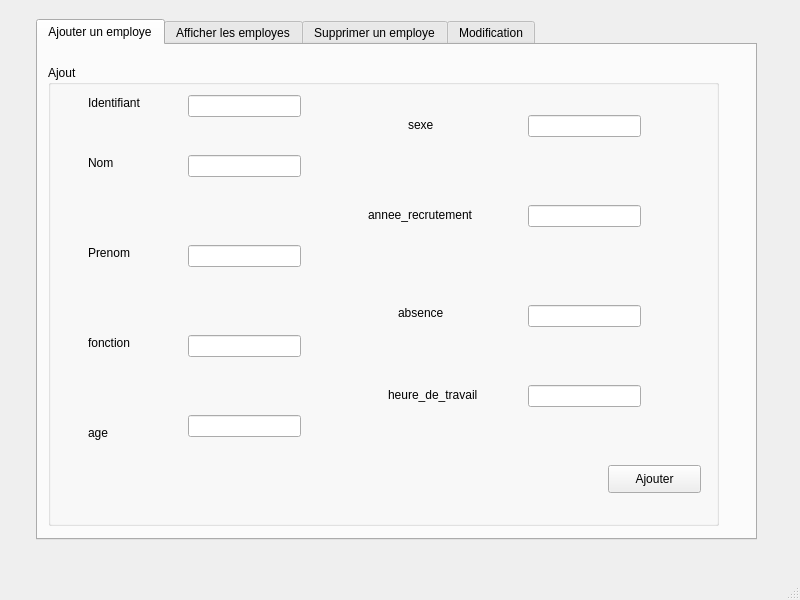
<?xml version="1.0" encoding="UTF-8"?>
<ui version="4.0">
 <class>MainWindow</class>
 <widget class="QMainWindow" name="MainWindow">
  <property name="geometry">
   <rect>
    <x>0</x>
    <y>0</y>
    <width>800</width>
    <height>600</height>
   </rect>
  </property>
  <property name="windowTitle">
   <string>MainWindow</string>
  </property>
  <widget class="QWidget" name="centralwidget">
   <widget class="QTabWidget" name="pb_supprimer">
    <property name="geometry">
     <rect>
      <x>36</x>
      <y>19</y>
      <width>721</width>
      <height>521</height>
     </rect>
    </property>
    <property name="currentIndex">
     <number>0</number>
    </property>
    <widget class="QWidget" name="tab">
     <attribute name="title">
      <string>Ajouter un employe</string>
     </attribute>
     <widget class="QGroupBox" name="groupBox">
      <property name="geometry">
       <rect>
        <x>10</x>
        <y>20</y>
        <width>671</width>
        <height>461</height>
       </rect>
      </property>
      <property name="title">
       <string>Ajout</string>
      </property>
      <widget class="QLabel" name="label">
       <property name="geometry">
        <rect>
         <x>40</x>
         <y>30</y>
         <width>71</width>
         <height>16</height>
        </rect>
       </property>
       <property name="text">
        <string>Identifiant</string>
       </property>
      </widget>
      <widget class="QLabel" name="label_2">
       <property name="geometry">
        <rect>
         <x>40</x>
         <y>90</y>
         <width>56</width>
         <height>16</height>
        </rect>
       </property>
       <property name="text">
        <string>Nom</string>
       </property>
      </widget>
      <widget class="QLabel" name="label_3">
       <property name="geometry">
        <rect>
         <x>40</x>
         <y>180</y>
         <width>56</width>
         <height>16</height>
        </rect>
       </property>
       <property name="text">
        <string>Prenom</string>
       </property>
      </widget>
      <widget class="QLabel" name="label_4">
       <property name="geometry">
        <rect>
         <x>40</x>
         <y>210</y>
         <width>56</width>
         <height>16</height>
        </rect>
       </property>
       <property name="text">
        <string/>
       </property>
      </widget>
      <widget class="QPushButton" name="pb_ajouter">
       <property name="geometry">
        <rect>
         <x>560</x>
         <y>400</y>
         <width>93</width>
         <height>28</height>
        </rect>
       </property>
       <property name="text">
        <string>Ajouter</string>
       </property>
      </widget>
      <widget class="QLineEdit" name="le_id">
       <property name="geometry">
        <rect>
         <x>140</x>
         <y>30</y>
         <width>113</width>
         <height>22</height>
        </rect>
       </property>
      </widget>
      <widget class="QLineEdit" name="le_nom">
       <property name="geometry">
        <rect>
         <x>140</x>
         <y>90</y>
         <width>113</width>
         <height>22</height>
        </rect>
       </property>
      </widget>
      <widget class="QLineEdit" name="le_prenom">
       <property name="geometry">
        <rect>
         <x>140</x>
         <y>180</y>
         <width>113</width>
         <height>22</height>
        </rect>
       </property>
      </widget>
      <widget class="QLabel" name="label_5">
       <property name="geometry">
        <rect>
         <x>40</x>
         <y>270</y>
         <width>56</width>
         <height>16</height>
        </rect>
       </property>
       <property name="text">
        <string>fonction</string>
       </property>
      </widget>
      <widget class="QLabel" name="label_6">
       <property name="geometry">
        <rect>
         <x>40</x>
         <y>360</y>
         <width>56</width>
         <height>16</height>
        </rect>
       </property>
       <property name="text">
        <string>age</string>
       </property>
      </widget>
      <widget class="QLabel" name="label_7">
       <property name="geometry">
        <rect>
         <x>360</x>
         <y>50</y>
         <width>71</width>
         <height>20</height>
        </rect>
       </property>
       <property name="text">
        <string>sexe</string>
       </property>
      </widget>
      <widget class="QLabel" name="label_8">
       <property name="geometry">
        <rect>
         <x>320</x>
         <y>140</y>
         <width>121</width>
         <height>20</height>
        </rect>
       </property>
       <property name="text">
        <string>annee_recrutement</string>
       </property>
      </widget>
      <widget class="QLabel" name="label_9">
       <property name="geometry">
        <rect>
         <x>350</x>
         <y>240</y>
         <width>56</width>
         <height>16</height>
        </rect>
       </property>
       <property name="text">
        <string>absence</string>
       </property>
      </widget>
      <widget class="QLabel" name="label_10">
       <property name="geometry">
        <rect>
         <x>340</x>
         <y>320</y>
         <width>111</width>
         <height>20</height>
        </rect>
       </property>
       <property name="text">
        <string>heure_de_travail</string>
       </property>
      </widget>
      <widget class="QLineEdit" name="le_fonction">
       <property name="geometry">
        <rect>
         <x>140</x>
         <y>270</y>
         <width>113</width>
         <height>22</height>
        </rect>
       </property>
      </widget>
      <widget class="QLineEdit" name="le_age">
       <property name="geometry">
        <rect>
         <x>140</x>
         <y>350</y>
         <width>113</width>
         <height>22</height>
        </rect>
       </property>
      </widget>
      <widget class="QLineEdit" name="le_sexe">
       <property name="geometry">
        <rect>
         <x>480</x>
         <y>50</y>
         <width>113</width>
         <height>22</height>
        </rect>
       </property>
      </widget>
      <widget class="QLineEdit" name="le_annee_recrutement">
       <property name="geometry">
        <rect>
         <x>480</x>
         <y>140</y>
         <width>113</width>
         <height>22</height>
        </rect>
       </property>
      </widget>
      <widget class="QLineEdit" name="le_absence">
       <property name="geometry">
        <rect>
         <x>480</x>
         <y>240</y>
         <width>113</width>
         <height>22</height>
        </rect>
       </property>
      </widget>
      <widget class="QLineEdit" name="le_heure_de_travail">
       <property name="geometry">
        <rect>
         <x>480</x>
         <y>320</y>
         <width>113</width>
         <height>22</height>
        </rect>
       </property>
      </widget>
     </widget>
    </widget>
    <widget class="QWidget" name="tab_2">
     <attribute name="title">
      <string>Afficher les employes</string>
     </attribute>
     <widget class="QTableView" name="tab_employe">
      <property name="geometry">
       <rect>
        <x>20</x>
        <y>50</y>
        <width>671</width>
        <height>411</height>
       </rect>
      </property>
     </widget>
    </widget>
    <widget class="QWidget" name="tab_3">
     <attribute name="title">
      <string>Supprimer un employe</string>
     </attribute>
     <widget class="QLabel" name="label_11">
      <property name="geometry">
       <rect>
        <x>110</x>
        <y>100</y>
        <width>56</width>
        <height>16</height>
       </rect>
      </property>
      <property name="text">
       <string>ID</string>
      </property>
     </widget>
     <widget class="QLineEdit" name="le_id_supp">
      <property name="geometry">
       <rect>
        <x>290</x>
        <y>100</y>
        <width>113</width>
        <height>22</height>
       </rect>
      </property>
     </widget>
     <widget class="QPushButton" name="pushButton">
      <property name="geometry">
       <rect>
        <x>310</x>
        <y>240</y>
        <width>93</width>
        <height>28</height>
       </rect>
      </property>
      <property name="text">
       <string>Supprimer</string>
      </property>
     </widget>
    </widget>
    <widget class="QWidget" name="tab_4">
     <attribute name="title">
      <string>Modification</string>
     </attribute>
     <widget class="QGroupBox" name="groupBox_4">
      <property name="geometry">
       <rect>
        <x>50</x>
        <y>10</y>
        <width>661</width>
        <height>451</height>
       </rect>
      </property>
      <property name="title">
       <string>Modifier</string>
      </property>
      <widget class="QLabel" name="label_12">
       <property name="geometry">
        <rect>
         <x>30</x>
         <y>40</y>
         <width>71</width>
         <height>16</height>
        </rect>
       </property>
       <property name="text">
        <string>Identifiant</string>
       </property>
      </widget>
      <widget class="QLabel" name="label_13">
       <property name="geometry">
        <rect>
         <x>30</x>
         <y>120</y>
         <width>56</width>
         <height>16</height>
        </rect>
       </property>
       <property name="text">
        <string>Nom</string>
       </property>
      </widget>
      <widget class="QLabel" name="label_14">
       <property name="geometry">
        <rect>
         <x>30</x>
         <y>210</y>
         <width>56</width>
         <height>16</height>
        </rect>
       </property>
       <property name="text">
        <string>Prenom</string>
       </property>
      </widget>
      <widget class="QLabel" name="label_15">
       <property name="geometry">
        <rect>
         <x>30</x>
         <y>310</y>
         <width>56</width>
         <height>16</height>
        </rect>
       </property>
       <property name="text">
        <string>fonction</string>
       </property>
      </widget>
      <widget class="QLabel" name="label_16">
       <property name="geometry">
        <rect>
         <x>30</x>
         <y>400</y>
         <width>56</width>
         <height>16</height>
        </rect>
       </property>
       <property name="text">
        <string>age</string>
       </property>
      </widget>
      <widget class="QLabel" name="label_17">
       <property name="geometry">
        <rect>
         <x>340</x>
         <y>50</y>
         <width>56</width>
         <height>16</height>
        </rect>
       </property>
       <property name="text">
        <string>sexe</string>
       </property>
      </widget>
      <widget class="QLabel" name="label_18">
       <property name="geometry">
        <rect>
         <x>310</x>
         <y>170</y>
         <width>121</width>
         <height>20</height>
        </rect>
       </property>
       <property name="text">
        <string>annee_recrutement</string>
       </property>
      </widget>
      <widget class="QLabel" name="label_19">
       <property name="geometry">
        <rect>
         <x>340</x>
         <y>280</y>
         <width>56</width>
         <height>16</height>
        </rect>
       </property>
       <property name="text">
        <string>absence</string>
       </property>
      </widget>
      <widget class="QLabel" name="label_20">
       <property name="geometry">
        <rect>
         <x>320</x>
         <y>370</y>
         <width>111</width>
         <height>20</height>
        </rect>
       </property>
       <property name="text">
        <string>heure_de_travail</string>
       </property>
      </widget>
      <widget class="QLineEdit" name="le_id_modifier">
       <property name="geometry">
        <rect>
         <x>130</x>
         <y>40</y>
         <width>113</width>
         <height>22</height>
        </rect>
       </property>
      </widget>
      <widget class="QLineEdit" name="le_nom_modifier">
       <property name="geometry">
        <rect>
         <x>130</x>
         <y>120</y>
         <width>113</width>
         <height>22</height>
        </rect>
       </property>
      </widget>
      <widget class="QLineEdit" name="le_prenom_modifier">
       <property name="geometry">
        <rect>
         <x>130</x>
         <y>200</y>
         <width>113</width>
         <height>22</height>
        </rect>
       </property>
      </widget>
      <widget class="QLineEdit" name="le_fonction_modifier">
       <property name="geometry">
        <rect>
         <x>130</x>
         <y>310</y>
         <width>113</width>
         <height>22</height>
        </rect>
       </property>
      </widget>
      <widget class="QLineEdit" name="le_age_modifier">
       <property name="geometry">
        <rect>
         <x>130</x>
         <y>390</y>
         <width>113</width>
         <height>22</height>
        </rect>
       </property>
      </widget>
      <widget class="QLineEdit" name="le_sexe_modifier">
       <property name="geometry">
        <rect>
         <x>440</x>
         <y>50</y>
         <width>113</width>
         <height>22</height>
        </rect>
       </property>
      </widget>
      <widget class="QLineEdit" name="le_annee_recrutement_modifier">
       <property name="geometry">
        <rect>
         <x>440</x>
         <y>170</y>
         <width>113</width>
         <height>22</height>
        </rect>
       </property>
      </widget>
      <widget class="QLineEdit" name="le_absence_modifier">
       <property name="geometry">
        <rect>
         <x>440</x>
         <y>280</y>
         <width>113</width>
         <height>22</height>
        </rect>
       </property>
      </widget>
      <widget class="QLineEdit" name="le_heure_de_travail_modifier">
       <property name="geometry">
        <rect>
         <x>450</x>
         <y>360</y>
         <width>113</width>
         <height>22</height>
        </rect>
       </property>
      </widget>
      <widget class="QPushButton" name="pb_modifier">
       <property name="geometry">
        <rect>
         <x>550</x>
         <y>410</y>
         <width>93</width>
         <height>28</height>
        </rect>
       </property>
       <property name="text">
        <string>Modifier</string>
       </property>
      </widget>
     </widget>
    </widget>
   </widget>
  </widget>
  <widget class="QMenuBar" name="menubar">
   <property name="geometry">
    <rect>
     <x>0</x>
     <y>0</y>
     <width>800</width>
     <height>26</height>
    </rect>
   </property>
  </widget>
  <widget class="QStatusBar" name="statusbar"/>
 </widget>
 <resources/>
 <connections/>
</ui>
